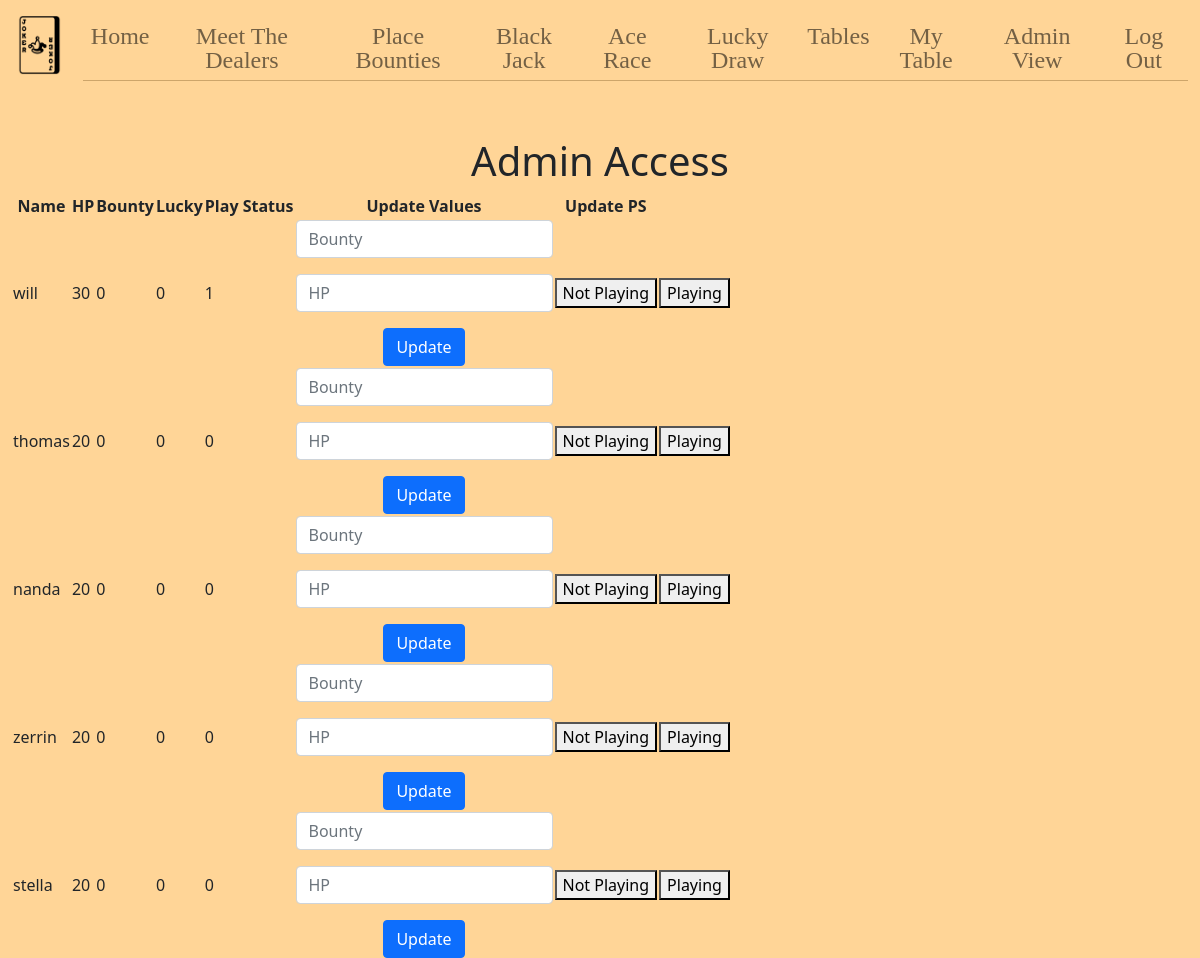
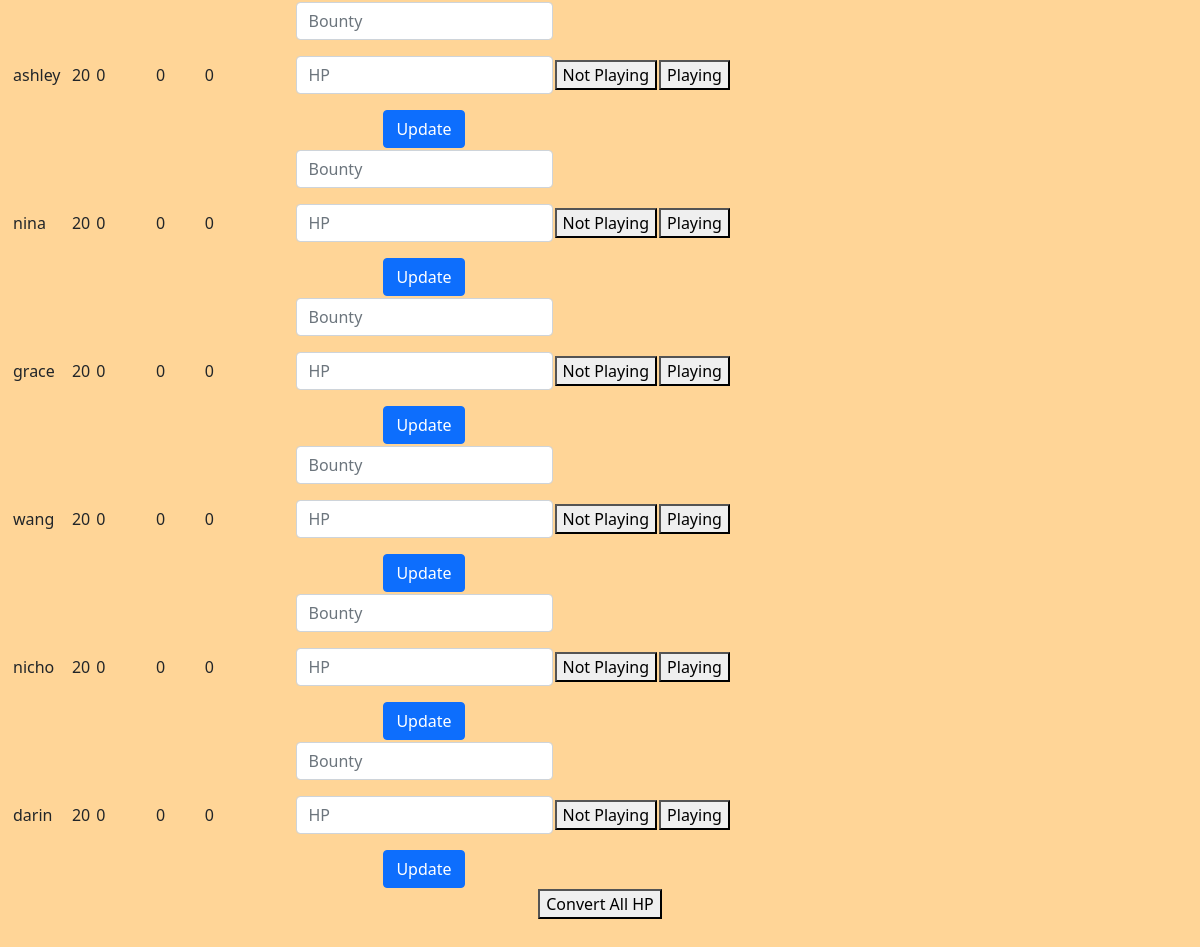
Page /admin (signed in) on the earlier database version (2 pictures, top to bottom).
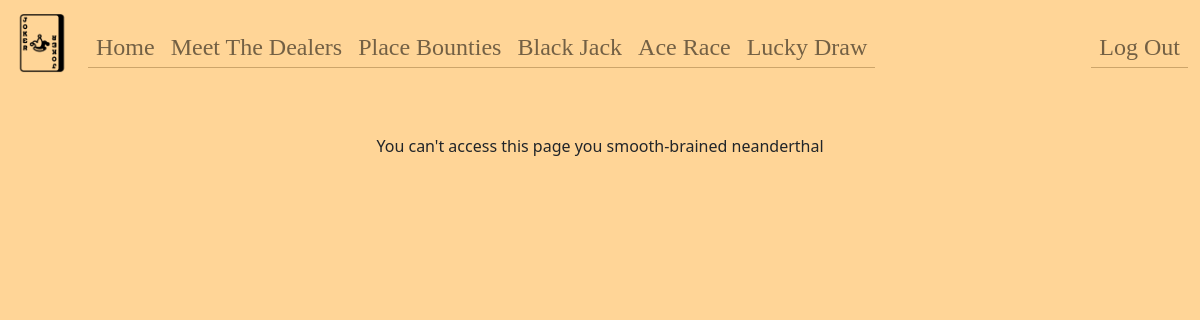
Same page on the later database version.
### tables this page shows
CREATE TABLE users (
  id INTEGER PRIMARY KEY AUTOINCREMENT,
  name TEXT NOT NULL,
  hash TEXT NOT NULL,
  email TEXT,
  hp INTEGER DEFAULT 0 NOT NULL,
  bounty INTEGER DEFAULT 0 NOT NULL,
  lucky INTEGER DEFAULT 0 NOT NULL,
  playing INTEGER DEFAULT 0 NOT NULL,
  dealing INTEGER DEFAULT 0 NOT NULL,
  permission INTEGER DEFAULT 0 NOT NULL,
  poker INTEGER DEFAULT 0 NOT NULL,
  tableid INTEGER DEFAULT 0 NOT NULL
);

### app.py (the view)
@app.route("/admin", methods=["GET", "POST"])
@login_required
def admin():
    if request.method == "POST":
        bounty = request.form.get("bounty")
        hp = request.form.get("hp")
        updateid = request.form.get("updateid")
        id = request.form.get("id")
        idplay = request.form.get("idplay")
        convert = request.form.get("convert")
        if bounty:
            db.execute("UPDATE users SET bounty = ? WHERE id = ?", bounty, updateid)
        if hp:
            db.execute("UPDATE users SET hp = ? WHERE id = ?", hp, updateid)
        if id:
            db.execute("UPDATE users SET playing = 0 WHERE id = ?", id)
        if idplay:
            db.execute("UPDATE users SET playing = 1, bounty = bounty + 1 WHERE id = ?", idplay)
        if convert:
            users = db.execute("SELECT * FROM users")
            for user in users:
                bountyhp = user["bounty"] * 10
                db.execute("UPDATE users SET  hp = hp + ?, bounty = bounty - ? WHERE id = ?", bountyhp, user["bounty"], user["id"])
                db.execute("UPDATE users SET lucky = lucky + ?, hp = hp - ? WHERE id = ?", user["hp"], user["hp"], user["id"])
        persons = db.execute("SELECT * FROM users")
        return render_template("admin.html", persons=persons)
    else:
        persons = db.execute("SELECT * FROM users")
        return render_template("admin.html", persons=persons)

### app.py (called while the page is built)
@app.after_request
def after_request(response):
    response.headers["Cache-Control"] = "no-cache, no-store, must-revalidate"
    response.headers["Expires"] = 0
    response.headers["Pragma"] = "no-cache"
    return response

### helpers.py (called while the page is built)
def login_required(f):
    @wraps(f)
    def decorated_function(*args, **kwargs):
        if session.get("user_id") is None:
            return redirect("/login")
        return f(*args, **kwargs)
    return decorated_function

### templates/admin.html (shortened to what this page needs)
{% extends "layout.html" %}
{% block main %}
    {% if session["admin"] == 1 %}
    <h1>Admin Access</h1>
    <table>
        <thead>
            <tr>
                <th>Name</th>
                <th>HP</th>
                <th>Bounty</th>
                <th>Lucky</th>
                <th>Play Status</th>
                <th>Update Values</th>
                <th>Update PS</th>
            </tr>
        </thead>
        <tbody>
        {% for person in persons %}
            <tr class="">
                <td class="text-start">{{ person["name"] }}</td>
                <td class="text-start">{{ person["hp"] }}</td>
                <td class="text-start">{{ person["bounty"] }}</td>
                <td class="text-start">{{ person["lucky"] }}</td>
                <td class="text-start">{{ person["playing"] }}</td>
                <td>
                    <form action="/admin" method="post">
                        <div class="mb-3">
                            <input autocomplete="off" autofocus class="form-control mx-auto w-auto" id="bounty" name="bounty" placeholder="Bounty" type="number" min="0">
                        </div>
                        <div class="mb-3">
                            <input autocomplete="off" autofocus class="form-control mx-auto w-auto" id="hp" name="hp" placeholder="HP" type="number" min="0">
                        </div>
                        <button class="btn btn-primary" type="submit">Update</button>
                    </form>
                </td>
                <td>
                    <form action="/admin" method="post">
                        <button type="submit">Not Playing</button>
                    </form>
                </td>
                <td>
                    <form action="/admin" method="post">
                        <button type="submit">Playing</button>
                    </form>
                </td>
            </tr>
        {% endfor %}
        </tbody>
    </table>
        {% if session["user_id"] == 1 or session["user_id"] == 2 %}
        <form action="/admin" method="post">
            <button type="submit">Convert All HP</button>
        </form>
        {% endif %}
    {% else %}
    <div>
        You can't access this page you smooth-brained neanderthal
    </div>
    {% endif %}
{% endblock %}

Differences in the rows shown:
no longer on this page (row edited): users: name "will", hp "30", bounty "0", lucky "0", playing "1"
no longer on this page (row edited): users: name "thomas", hp "20", bounty "0", lucky "0", playing "0"
no longer on this page (row edited): users: name "nanda", hp "20", bounty "0", lucky "0", playing "0"
removed users: name "zerrin", hp "20", bounty "0", lucky "0", playing "0"
no longer on this page (row edited): users: name "stella", hp "20", bounty "0", lucky "0", playing "0"
no longer on this page (row edited): users: name "ashley", hp "20", bounty "0", lucky "0", playing "0"
no longer on this page (row edited): users: name "nina", hp "20", bounty "0", lucky "0", playing "0"
no longer on this page (row edited): users: name "grace", hp "20", bounty "0", lucky "0", playing "0"
no longer on this page (row edited): users: name "wang", hp "20", bounty "0", lucky "0", playing "0"
no longer on this page (row edited): users: name "nicho", hp "20", bounty "0", lucky "0", playing "0"
no longer on this page (row edited): users: name "darin", hp "20", bounty "0", lucky "0", playing "0"
Other differences:
text no longer shown: "Tables My Table Admin View Admin Access Name HP Bounty Lucky Play Status Update Values Update PS Convert All HP"
text now shown: "You can't access this page you smooth-brained neanderthal"
